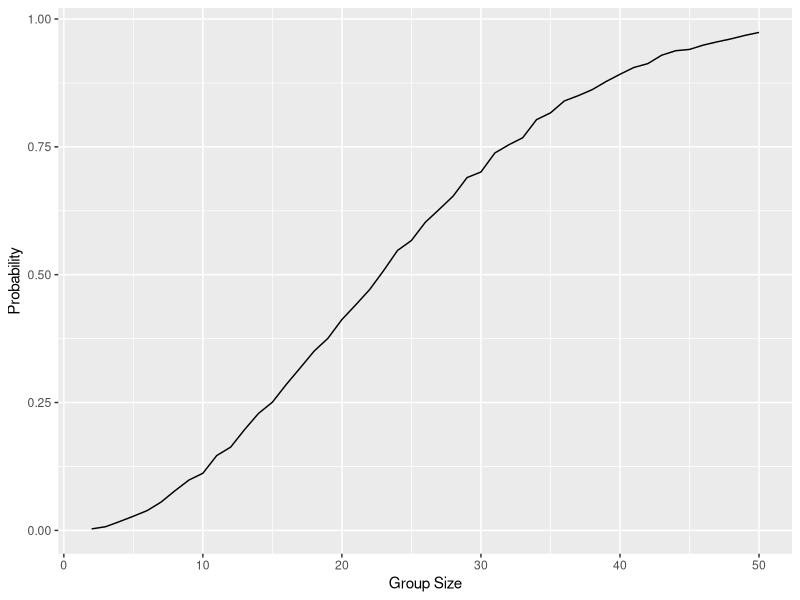

Recreate this plot in R.
## ---- chunk 1

knitr::opts_chunk$set(echo = TRUE)

# Load libraries

library(tidyverse)
library(ggplot2)

## ---- chunk 2

# Define function to check for shared birthdays

check_birthday = function(n) {
  birthdays = sample(1:365, size = n, replace = TRUE)
  return(length(unique(birthdays)) < n)
}

# Run simulations

birthday_results = 
  expand_grid(
    n = 2:50,
    iter = 1:10000
  ) %>%
  mutate(result = map_lgl(n, check_birthday))  %>%
  group_by(n)  %>%
  summarise(prob = mean(result))

# Plot results

ggplot(birthday_results, aes(x = n, y = prob)) + 
  geom_line() +
  labs(x = "Group Size", y = "Probability") 

## ---- chunk 3

# Set fixed values: sample size (n), sigma (5), nsims (5000), alpha (0.05)

n = 30      
sigma = 5  
nsims = 5000 
alpha = 0.05  

# Function to run t-test and get results for one dataset

sim_test = function(n_obs, mu_val, sigma_val) {
  
  # Generate normal data: x ~ Normal[μ,σ]
  
  sim_data = rnorm(n = n_obs, mean = mu_val, sd = sigma_val)
  
  # Test H₀: μ = 0
  
  t.test(sim_data, mu = 0) %>% 
    broom::tidy()
}


# For μ = 0: Generate 5000 (nsims) datasets and save μ hat and p value

results_mu0 = 
  tibble(
    iter = 1:nsims
  ) %>% 
  mutate(
    results = map(iter, function(x) sim_test(n, mu_val = 0, sigma))
  ) %>% 
  unnest(results) %>%
  select(iter, estimate, p.value) 


## ---- chunk 4


